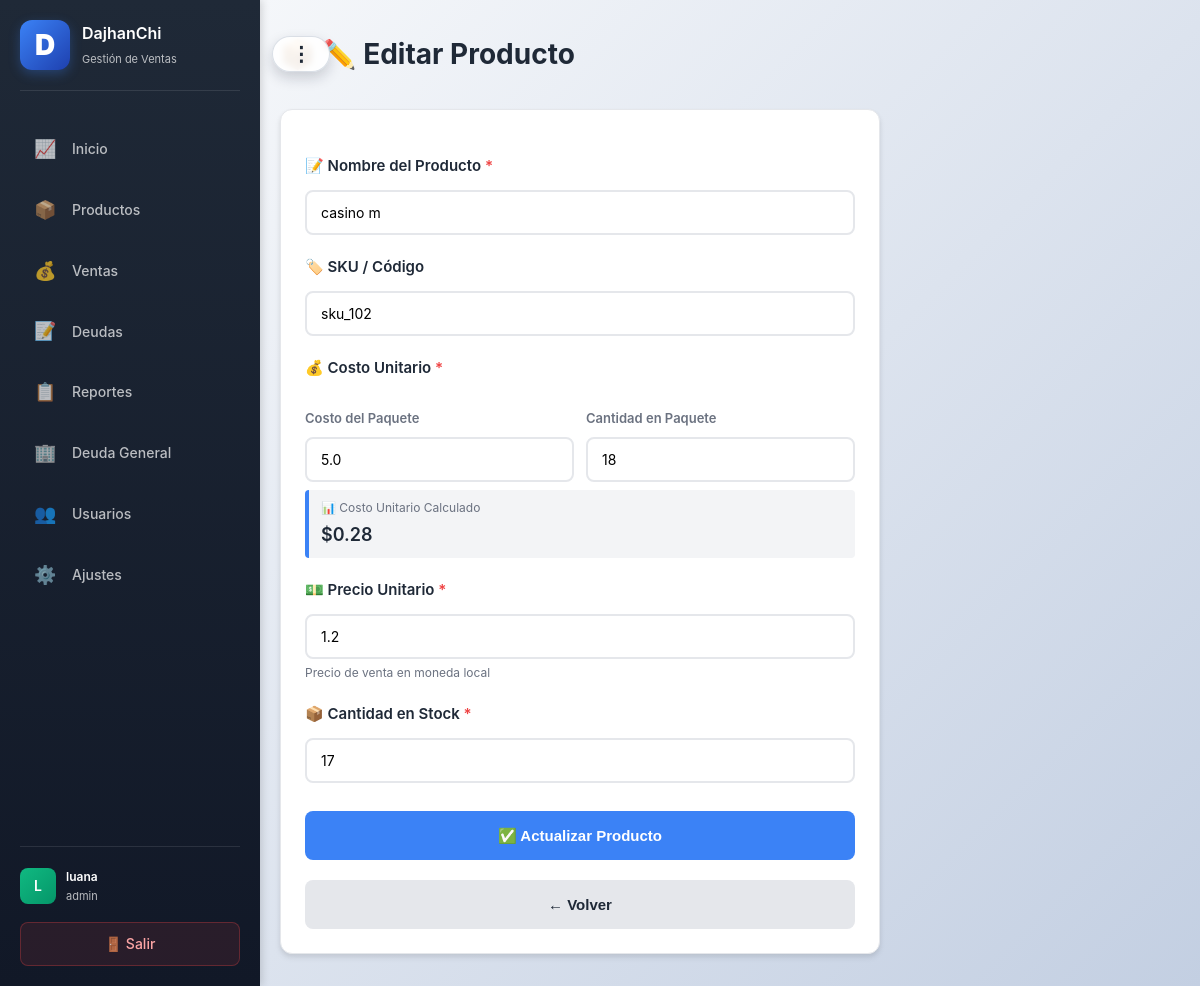
The app's page /products/14/edit (signed in), older data.
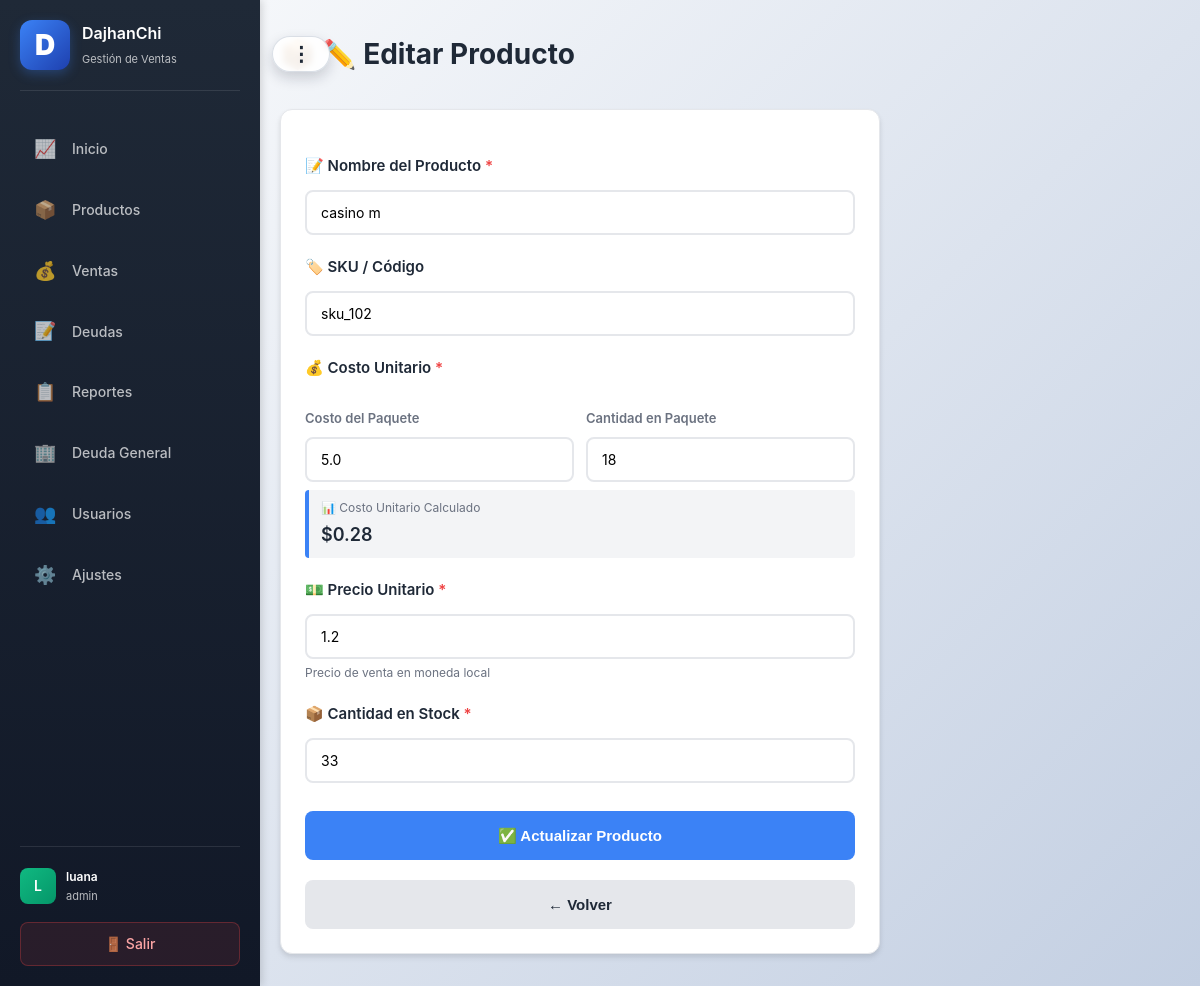
The same page, newer data.
### app.py (models this page shows)
class Product(db.Model):
    id = db.Column(db.Integer, primary_key=True)
    user_id = db.Column(db.Integer, db.ForeignKey("user.id"), nullable=False, index=True)
    name = db.Column(db.String(160), nullable=False, index=True)
    sku = db.Column(db.String(64), nullable=True, index=True)
    package_cost_cents = db.Column(db.Integer, nullable=False, default=0)
    package_quantity = db.Column(db.Integer, nullable=False, default=1)
    cost_cents = db.Column(db.Integer, nullable=False, default=0)
    price_cents = db.Column(db.Integer, nullable=False, default=0)
    stock = db.Column(db.Integer, nullable=False, default=0, index=True)
    minimum_stock = db.Column(db.Integer, nullable=False, default=5)
    user = db.relationship("User", backref=db.backref("products", lazy=True))

### app.py (the view, shortened to what this page needs)
@app.route("/products/<int:product_id>/edit", methods=["GET", "POST"])
@login_required
@require_permission("products")
def product_edit(product_id):
    user_id = session.get("user_id")
    product = Product.query.filter_by(id=product_id, user_id=user_id).first_or_404()
    return render_template("product_form.html", product=product)

### app.py (called while the page is built, shortened)
@app.before_request
def init_db_once():
    global _db_initialized
    if _db_initialized:
        return

def get_user_settings(user_id):
    settings = Settings.query.filter_by(user_id=user_id).first()
    if not settings:
        settings = Settings(user_id=user_id, stock_yellow_threshold=10)
        db.session.add(settings)
        db.session.commit()
    return settings

def login_required(view):
    @wraps(view)
    def wrapped(*args, **kwargs):
        if not session.get("user_id"):
            return redirect(url_for("login"))
        return view(*args, **kwargs)
    return wrapped

    def get_role_permissions(self, role):
        if role == "admin":
            perms = self.admin_permissions
        elif role == "gerente":
            perms = self.gerente_permissions
        else:  # vendedor
            perms = self.vendedor_permissions
        try:
            return json.loads(perms) if isinstance(perms, str) else perms
        except:
            return {"dashboard": False, "products": False, "sales": False, "debts": False, "reports": False, "users": False, "settings": False}

### templates/product_form.html (shortened to what this page needs)
{% extends "base.html" %}
{% block content %}
<div class="page-head">
    <h1>📦 {{ "✏️ Editar Producto" if product else "➕ Nuevo Producto" }}</h1>
</div>
<div style="max-width: 600px;">
    <form method="post" action="{{ url_for('product_edit', product_id=product.id) if product else url_for('product_new') }}" class="card">
        <label for="name">📝 Nombre del Producto <span style="color: #ef4444;">*</span></label>
        <input id="name" name="name" type="text" placeholder="Ej: Laptop HP 15 Pulgadas" required value="{{ product.name if product else '' }}">
        <label for="sku">🏷️ SKU / Código</label>
        <input id="sku" name="sku" type="text" placeholder="Ej: SKU-001" value="{{ product.sku if product else '' }}">
        <label>💰 Costo Unitario <span style="color: #ef4444;">*</span></label>
        <div style="display: grid; grid-template-columns: 1fr 1fr; gap: 12px; align-items: end;">
            <div>
                <label for="package_cost" style="font-size: 13px; color: #6b7280; display: block; margin-bottom: 4px;">Costo del Paquete</label>
                <input id="package_cost" name="package_cost" type="number" step="0.01" placeholder="0.00" required value="{{ (product.package_cost_cents / 100) if product else '' }}" style="width: 100%;" onchange="calcularCostoUnitario()">
            </div>
            <div>
                <label for="package_qty" style="font-size: 13px; color: #6b7280; display: block; margin-bottom: 4px;">Cantidad en Paquete</label>
                <input id="package_qty" name="package_qty" type="number" min="1" placeholder="1" required value="{{ product.package_quantity if product else 1 }}" style="width: 100%;" onchange="calcularCostoUnitario()">
            </div>
        </div>
        <div style="background: #f3f4f6; border-left: 4px solid #3b82f6; padding: 8px 12px; margin: 8px 0; border-radius: 4px;">
            <p style="font-size: 12px; color: #6b7280; margin: 0 0 4px 0;">📊 Costo Unitario Calculado</p>
            <p style="font-size: 18px; font-weight: 600; color: #1f2937; margin: 0;">$<span id="cost_display">0.00</span></p>
        </div>
        <label for="price">💵 Precio Unitario <span style="color: #ef4444;">*</span></label>
        <input id="price" name="price" type="number" step="0.01" placeholder="0.00" required value="{{ (product.price_cents / 100) if product else '' }}">
        <p style="font-size: 12px; color: #6b7280; margin: 4px 0 0 0;">Precio de venta en moneda local</p>
        <label for="stock">📦 Cantidad en Stock <span style="color: #ef4444;">*</span></label>
        <input id="stock" name="stock" type="number" min="0" placeholder="0" required value="{{ product.stock if product else 0 }}">
        <div class="actions">
            <button type="submit" style="width: 100%;">✅ {{ "Actualizar Producto" if product else "Crear Producto" }}</button>
        </div>
        {% if is_ajax %}
        <button type="button" class="button secondary" style="width: 100%; text-align: center;" data-href="{{ url_for('products') }}" onclick="if (typeof closeProductModal === 'function') { closeProductModal(); } else { window.location.href=this.getAttribute('data-href'); }">← Volver</button>
        {% else %}
        <button type="button" class="button secondary" style="width: 100%; text-align: center;" data-href="{{ url_for('products') }}" onclick="window.location.href=this.getAttribute('data-href')">← Volver</button>
        {% endif %}
    </form>
</div>
{% endblock %}

Row changes from the older to the newer data that the page shows:
changed Product "casino m": stock "17" → "33"
